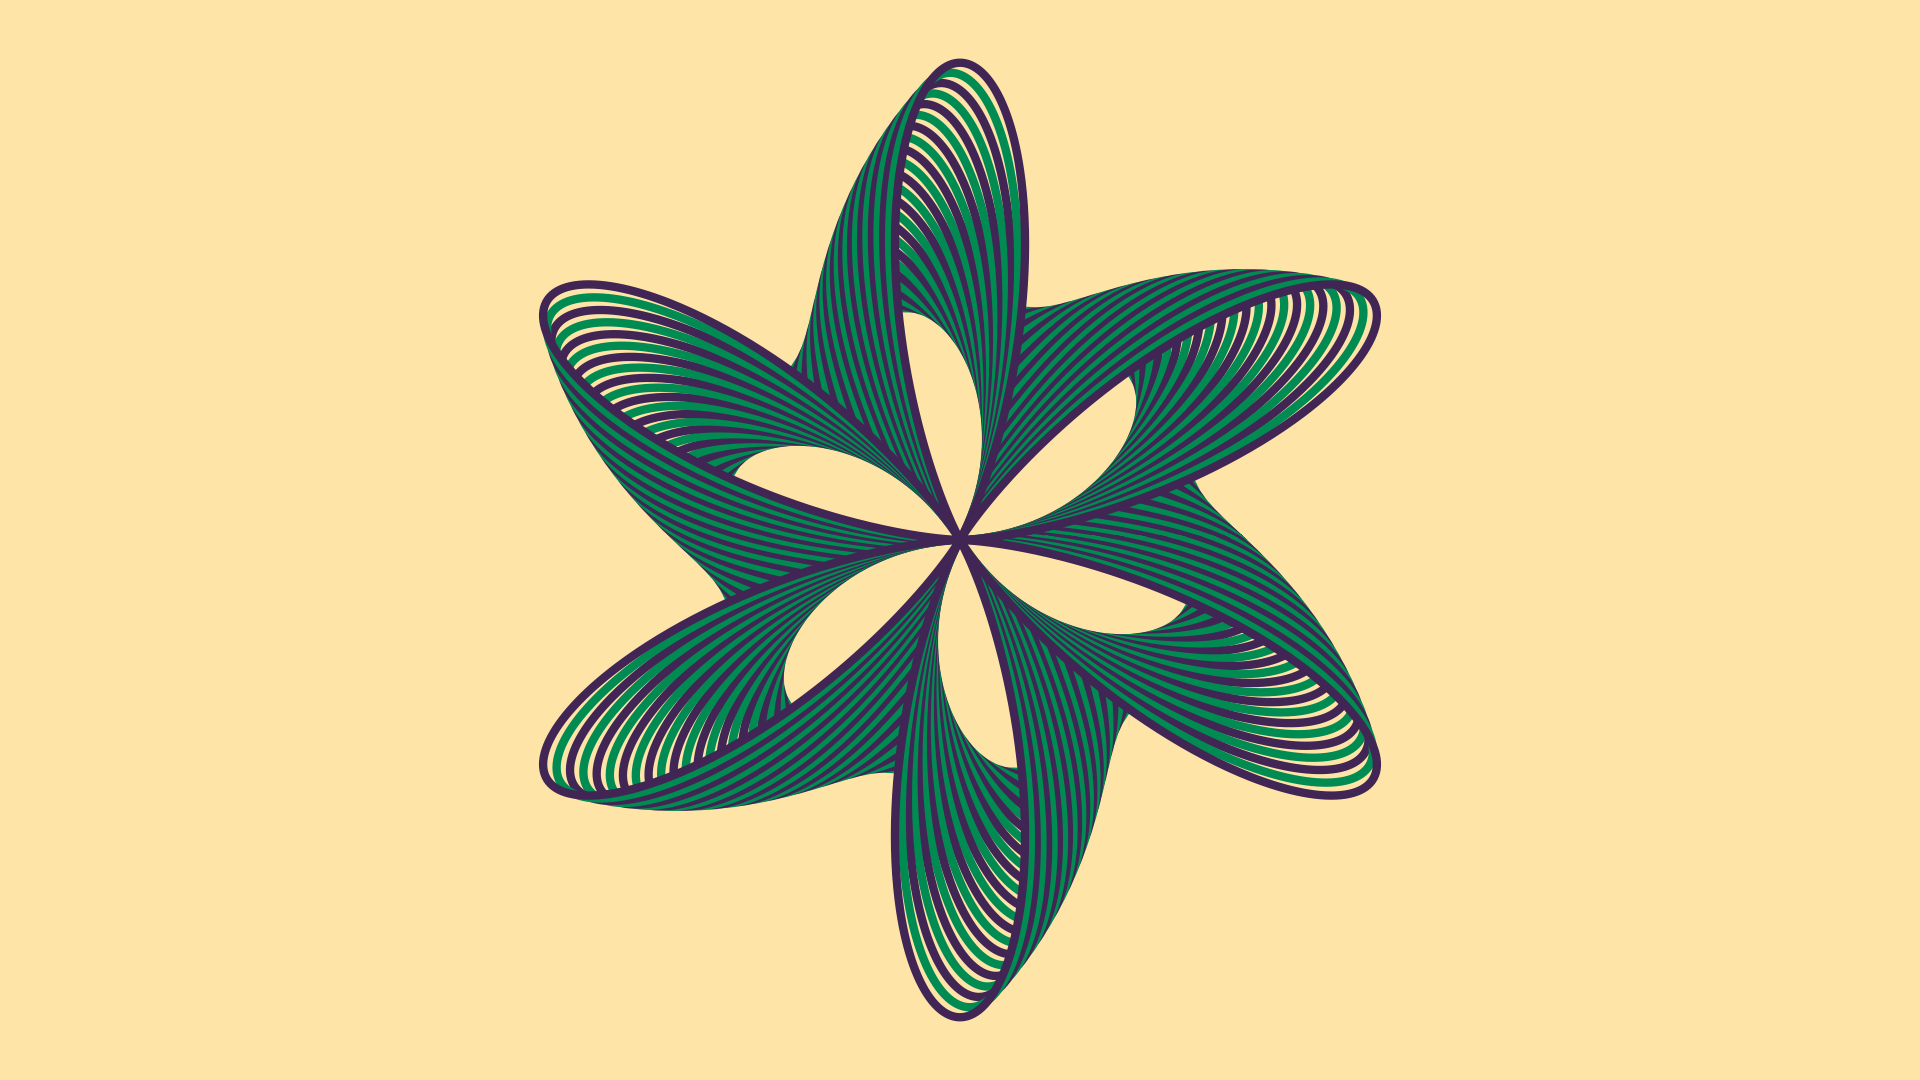

The script that drew this image:
from pathlib import Path

import matplotlib.pyplot as plt
import numpy as np


def main() -> None:
    # config
    fp: Path = Path(__file__).resolve().with_suffix(".png")
    plt.rcParams["figure.dpi"] = 100
    plt.rcParams["figure.figsize"] = [19.2, 10.8]
    c0: str = "#FFE4A8"
    c1: str = "#008B52"
    c2: str = "#412554"
    # generate figure
    fig: plt.Figure
    ax: plt.Axes
    fig, ax = plt.subplots()
    # plot
    t: np.ndarray = np.linspace(0, 2*np.pi, 2001, endpoint=True)
    n: int = 24
    col: list[str] = [c1, c2]
    r: np.ndarray
    x: np.ndarray
    y: np.ndarray
    for i in range(n):
        r = 1 + (1+i)/n * np.cos(6*t + (1+i)/n*np.pi)
        x = r * np.cos(t)
        y = r * np.sin(t)
        ax.plot(x, y, linewidth=6, color=col[i%2])
    # arrange
    #ax.set_xlim(-1.1, 1.1)
    #ax.set_ylim(-1.1, 1.1)
    ax.axis("off")
    ax.set_aspect("equal")
    ax.set_facecolor(c0)
    fig.set_facecolor(c0)
    fig.tight_layout()
    # output
    fig.savefig(fp)
    plt.cla()
    plt.clf()
    plt.close(fig)
    return None


if __name__ == "__main__":
    main()
